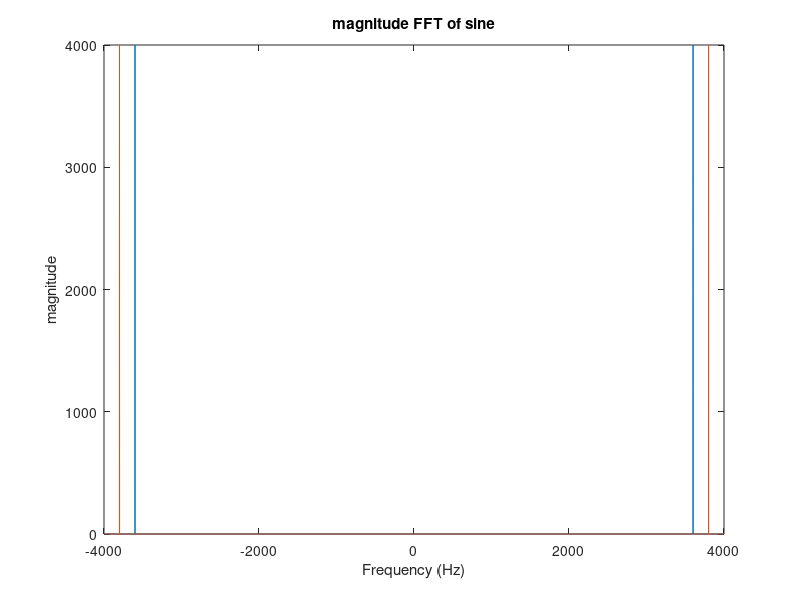

Reproduce this figure in MATLAB.
close all;
%Define number of samples to take
fs = 8000;
f = 400; %Hz
%Define signal
t = 0:1/fs:1-1/fs;
signal1 = sin(2*pi*f*t);
signal2 = sin(pi*f*t);
%Plot to illustrate that it is a sine wave
%plot(t, signal);
%title('Time-Domain signal');
%Take fourier transform
fftSignal1 = fft(signal1);
fftSignal2 = fft(signal2);
%apply fftshift to put it in the form we are used to (see documentation)
%fftSignal1 = fftshift(fftSignal1);
%fftSignal2 = fftshift(fftSignal2);
%Next, calculate the frequency axis, which is defined by the sampling rate
f = (fs/2)*linspace(-1,1,fs);
%Since the signal is complex, we need to plot the magnitude to get it to
%look right, so we use abs (absolute value)
figure;
%plot(t,signal);
plot(f, abs(fftSignal1));
hold on
plot(f, abs(fftSignal2));
title('magnitude FFT of sine');
xlabel('Frequency (Hz)');
ylabel('magnitude');